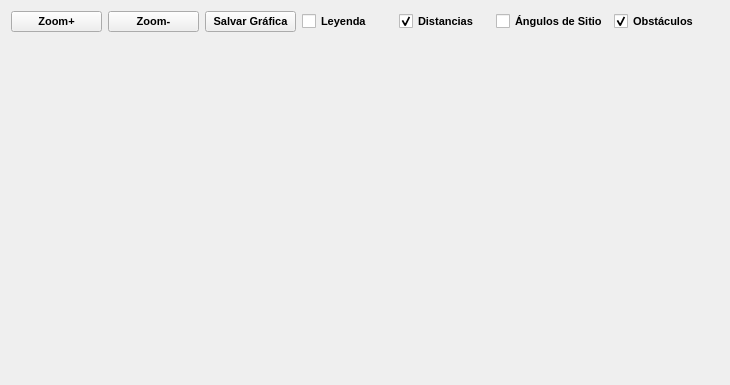
<?xml version="1.0" encoding="UTF-8"?>
<ui version="4.0">
 <class>C_PerfiZC</class>
 <widget class="QWidget" name="C_PerfiZC">
  <property name="geometry">
   <rect>
    <x>0</x>
    <y>0</y>
    <width>730</width>
    <height>385</height>
   </rect>
  </property>
  <property name="font">
   <font>
    <family>Tahoma</family>
    <pointsize>8</pointsize>
    <weight>75</weight>
    <bold>true</bold>
   </font>
  </property>
  <property name="windowTitle">
   <string>Form</string>
  </property>
  <layout class="QGridLayout" name="gridLayout">
   <item row="0" column="0">
    <layout class="QHBoxLayout" name="horizontalLayout">
     <item>
      <widget class="QPushButton" name="pB_Zoommas">
       <property name="enabled">
        <bool>true</bool>
       </property>
       <property name="font">
        <font>
         <family>Tahoma</family>
         <weight>75</weight>
         <bold>true</bold>
        </font>
       </property>
       <property name="text">
        <string>Zoom+</string>
       </property>
       <property name="shortcut">
        <string>+</string>
       </property>
      </widget>
     </item>
     <item>
      <widget class="QPushButton" name="pB_Zoommen">
       <property name="font">
        <font>
         <family>Tahoma</family>
         <weight>75</weight>
         <bold>true</bold>
        </font>
       </property>
       <property name="text">
        <string>Zoom-</string>
       </property>
       <property name="shortcut">
        <string>-</string>
       </property>
      </widget>
     </item>
     <item>
      <widget class="QPushButton" name="pushButton_4">
       <property name="font">
        <font>
         <family>Tahoma</family>
         <weight>75</weight>
         <bold>true</bold>
        </font>
       </property>
       <property name="text">
        <string>Salvar Gráfica</string>
       </property>
       <property name="icon">
        <iconset>
         <normaloff>:/temp/exportpdf.png</normaloff>:/temp/exportpdf.png</iconset>
       </property>
       <property name="shortcut">
        <string>Ctrl+S</string>
       </property>
      </widget>
     </item>
     <item>
      <widget class="QCheckBox" name="cheB_leyenda">
       <property name="text">
        <string>Leyenda</string>
       </property>
       <property name="checked">
        <bool>false</bool>
       </property>
      </widget>
     </item>
     <item>
      <widget class="QCheckBox" name="checkBox_2">
       <property name="text">
        <string>Distancias</string>
       </property>
       <property name="checked">
        <bool>true</bool>
       </property>
      </widget>
     </item>
     <item>
      <widget class="QCheckBox" name="checkBox_3">
       <property name="text">
        <string>Ángulos de Sitio</string>
       </property>
      </widget>
     </item>
     <item>
      <widget class="QCheckBox" name="checkBox">
       <property name="text">
        <string>Obstáculos</string>
       </property>
       <property name="checked">
        <bool>true</bool>
       </property>
      </widget>
     </item>
    </layout>
   </item>
   <item row="0" column="1">
    <widget class="QLabel" name="label">
     <property name="font">
      <font>
       <family>Tahoma</family>
       <pointsize>10</pointsize>
       <weight>75</weight>
       <bold>true</bold>
      </font>
     </property>
     <property name="text">
      <string/>
     </property>
     <property name="alignment">
      <set>Qt::AlignCenter</set>
     </property>
    </widget>
   </item>
   <item row="1" column="0">
    <widget class="QCustomPlot" name="widget" native="true">
     <property name="sizePolicy">
      <sizepolicy hsizetype="Expanding" vsizetype="Expanding">
       <horstretch>0</horstretch>
       <verstretch>0</verstretch>
      </sizepolicy>
     </property>
     <property name="font">
      <font>
       <family>Tahoma</family>
       <pointsize>8</pointsize>
       <weight>75</weight>
       <bold>true</bold>
      </font>
     </property>
    </widget>
   </item>
  </layout>
 </widget>
 <customwidgets>
  <customwidget>
   <class>QCustomPlot</class>
   <extends>QWidget</extends>
   <header location="global">qcustomplot.h</header>
   <container>1</container>
  </customwidget>
 </customwidgets>
 <resources/>
 <connections/>
</ui>
